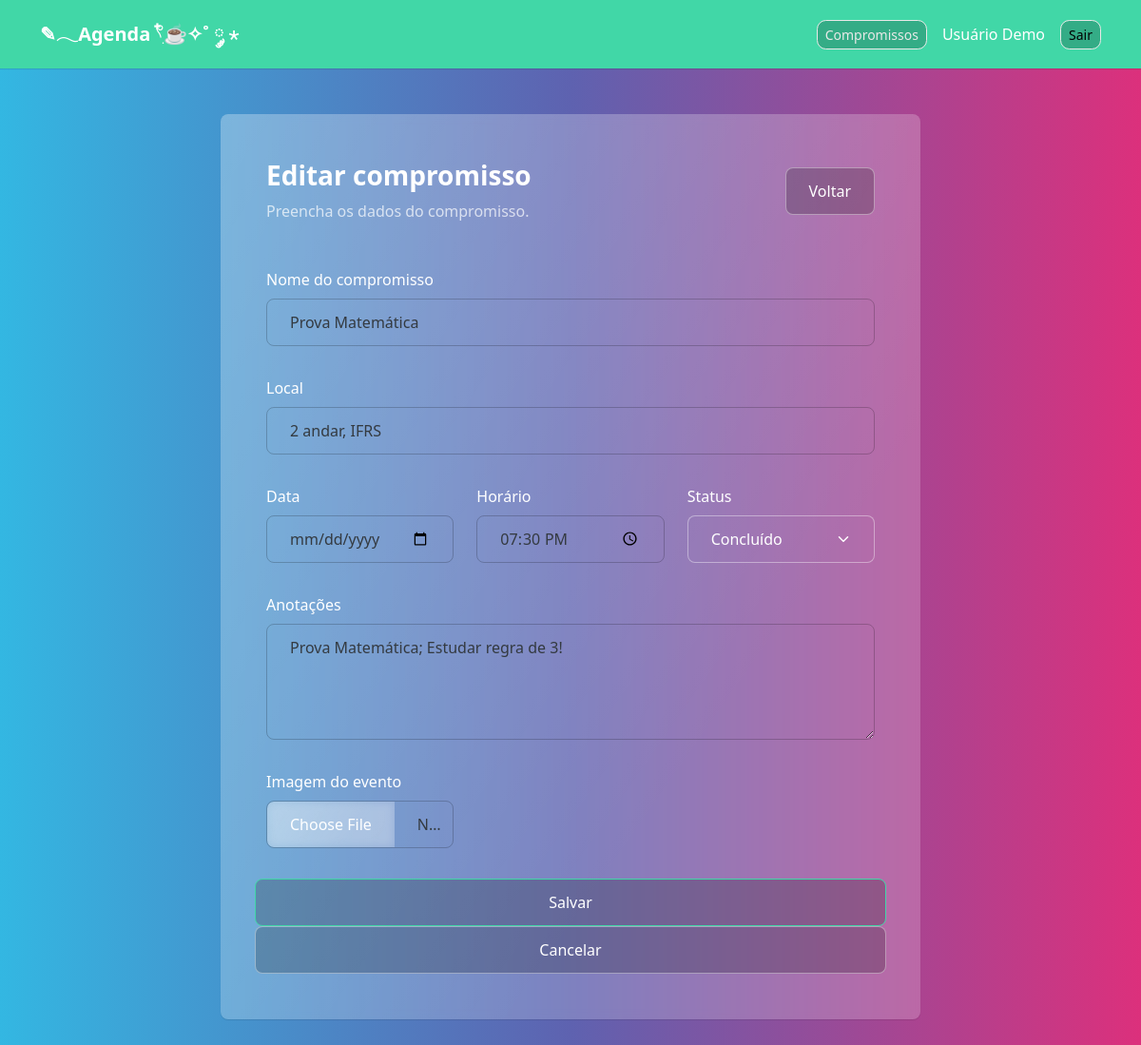
/index.php?acao=editar&id=1 (signed in), run on the app's committed database.
### tables this page shows
CREATE TABLE IF NOT EXISTS agenda (
    id INT AUTO_INCREMENT PRIMARY KEY,
    nome VARCHAR(150) NOT NULL,
    local_compromisso VARCHAR(100) NOT NULL,
    data_compromisso DATETIME NOT NULL,
    horario TIME NOT NULL,
    status_evento VARCHAR(30) NOT NULL,
    observacoes TEXT,
    criado_em TIMESTAMP DEFAULT CURRENT_TIMESTAMP,
    imagem VARCHAR(255) NULL,
    usuario_id INT NOT NULL,
    CONSTRAINT fk_usuario FOREIGN KEY (usuario_id) REFERENCES usuarios(id)
);

### controllers/EventoController.php (called while the page is built, shortened)
<?php
require_once 'models/Evento.php';
require_once 'helpers/auth.php';
class EventoController
{
    private $modeloEvento;
    public function __construct()
    {
        $this->modeloEvento = new Evento();
    }
    public function editar()
    {
        $id = (int) $_GET['id'];
        $usuario = obterUsuarioAutenticado();
        $evento = $this->modeloEvento->buscarPorId($id, $usuario['id']);
        $acaoFormulario = 'atualizar';
        $tituloPagina = 'Editar compromisso';
        require 'views/eventos/formulario.php';
    }
}

### config/database.php (called while the page is built)
<?php
class Database
{
    private $host = 'localhost';
    private $nomeBanco = 'agenda_compromissos';
    private $usuario = 'root';
    private $senha = '';
    public function connect()
    {
        try {
            $conexao = new PDO(
                "mysql:host={$this->host};dbname={$this->nomeBanco};charset=utf8",
                $this->usuario,
                $this->senha
            );
            $conexao->setAttribute(PDO::ATTR_ERRMODE, PDO::ERRMODE_EXCEPTION);
            return $conexao;
        } catch (PDOException $erro) {
            die('Erro na conexão com o banco de dados: ' . $erro->getMessage());
        }
    }
}

### helpers/auth.php (called while the page is built, shortened)
<?php
function obterUsuarioAutenticado()
{
    return $_SESSION['usuario'] ?? null;
}

### models/Evento.php (called while the page is built, shortened)
<?php
require_once 'config/database.php';
class Evento
{
    private $conexao;
    public function __construct()
    {
        $bancoDeDados = new Database();
        $this->conexao = $bancoDeDados->connect();
    }
    public function buscarPorId($id, $usuarioId)
    {
        $sql = "SELECT * FROM agenda WHERE id = :id AND usuario_id = :usuario_id";
        $comando = $this->conexao->prepare($sql);
        $comando->bindValue(':id', $id, PDO::PARAM_INT);
        $comando->execute([':id' => $id, ':usuario_id' => $usuarioId]);
        return $comando->fetch(PDO::FETCH_ASSOC);
    }
}

### views/eventos/formulario.php (the view, shortened to what this page needs)
<?php require 'views/layout/header.php'; ?>
<div class="row justify-content-center">
    <div class="col-lg-8">
        <div class="card shadow-sm border-0">
            <div class="card-body p-4">
                <div class="d-flex justify-content-between align-items-center mb-4">
                    <div>
                        <h1 class="h3 mb-1"><?php echo $tituloPagina; ?></h1>
                        <p class="text-muted mb-0">Preencha os dados do compromisso.</p>
                    </div>
                    <a href="index.php" class="btn btn-outline-secondary">Voltar</a>
                </div>
                <form action="index.php?acao=<?php echo $acaoFormulario; ?>" method="POST" enctype="multipart/form-data">
                    <div class="mb-3">
                        <label for="nome" class="form-label">Nome do compromisso</label>
                        <input
                            type="text"
                            class="form-control"
                            id="nome"
                            name="nome"
                            value="<?php echo htmlspecialchars($evento['nome']); ?>"
                            required
                        >
                    </div>
                    <div class="mb-3">
                        <label for="local_compromisso" class="form-label">Local</label>
                        <input
                            type="text"
                            class="form-control"
                            id="local_compromisso"
                            name="local_compromisso"
                            value="<?php echo htmlspecialchars($evento['local_compromisso']); ?>"
                            required
                        >
                    </div>
                    <div class="row">
                        <div class="col-md-4 mb-3">
                            <label for="data_compromisso" class="form-label">Data</label>
                            <input
                                type="date"
                                class="form-control"
                                id="data_compromisso"
                                name="data_compromisso"
                                value="<?php echo htmlspecialchars($evento['data_compromisso']); ?>"
                                required
                            >
                        </div>
                                 <div class="col-md-4 mb-3">
                            <label for="horario" class="form-label">Horário</label>
                            <input
                                type="time"
                                class="form-control"
                                id="horario"
                                name="horario"
                                value="<?php echo htmlspecialchars($evento['horario']); ?>"
                                required
                            >
                        </div>
                        <div class="col-md-4 mb-3">
                            <label for="status_evento" class="form-label">Status</label>
                            <select class="form-select" id="status_evento" name="status_evento" required>
                                <option value="Concluído" <?php echo $evento['status_evento'] === 'Concluído' ? 'selected' : ''; ?>>Concluído</option>
                            </select>
                        </div>
                    </div>
                    <div class="mb-3">
                        <label for="observacoes" class="form-label">Anotações</label>
                        <textarea
                            class="form-control"
                            id="observacoes"
                            name="observacoes"
                            rows="4"
                        ><?php echo htmlspecialchars($evento['observacoes']); ?></textarea>
                    </div>
                    <div class="row">
                        <div class="col-md-4 mb-3">
                            <label for="imagem" class="form-label">Imagem do evento</label>
                            <input
                                type="file"
                                class="form-control"
                                id="imagem"
                                name="imagem"
                            >
                    </div>
                    <button type="submit" class="btn btn-success">Salvar</button>
                    <a href="index.php" class="btn btn-outline-secondary">Cancelar</a>
                </form>
            </div>
        </div>
    </div>
</div>
<?php require 'views/layout/footer.php'; ?>

### assets/css/style.css (style rules this page uses)
body { min-height: 100vh; }
.card { border-radius: 1rem; }

### data on the page
agenda: nome "Prova Matemática", local_compromisso "2 andar, IFRS", horario "19:30:00", status_evento "Concluído", observacoes "Prova Matemática; Estudar regra de 3!"

### other printed values
$usuarioAutenticado['nome'] "Usuário Demo"
$tituloPagina "Editar compromisso"
